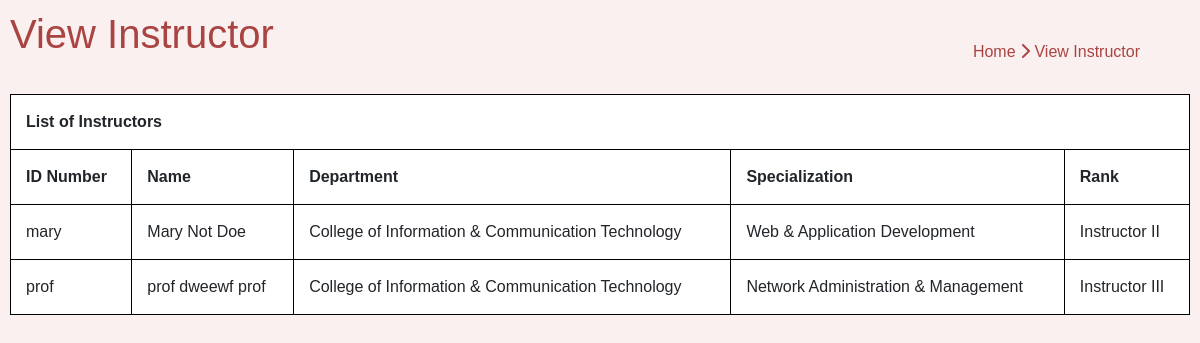
The app's page /UI/ListOfInstructor.php (signed in) with its own data.
### tables this page shows
CREATE TABLE IF NOT EXISTS `account` (
  `accountID` int(5) UNSIGNED NOT NULL AUTO_INCREMENT,
  `FName` varchar(15) NOT NULL,
  `MName` varchar(15) DEFAULT NULL,
  `LName` varchar(15) NOT NULL,
  `idNum` varchar(10) NOT NULL,
  `dept` int(5) UNSIGNED NOT NULL,
  `rankID` int(5) UNSIGNED NOT NULL,
  `specializationID` int(5) UNSIGNED NOT NULL,
  `pw` varchar(20) NOT NULL,
  `accessLevel` varchar(7) NOT NULL,
  `secretQuestion` varchar(100) NOT NULL,
  `answer` varchar(50) NOT NULL,
  PRIMARY KEY (`accountID`),
  UNIQUE KEY `idNum` (`idNum`),
  UNIQUE KEY `idNum_2` (`idNum`),
  UNIQUE KEY `idNum_3` (`idNum`)
);

CREATE TABLE IF NOT EXISTS `department` (
  `deptID` int(5) UNSIGNED NOT NULL AUTO_INCREMENT,
  `deptCode` varchar(10) NOT NULL,
  `deptName` varchar(50) NOT NULL,
  PRIMARY KEY (`deptID`)
);

CREATE TABLE IF NOT EXISTS `specialization` (
  `specializationID` int(5) UNSIGNED NOT NULL AUTO_INCREMENT,
  `specName` varchar(50) NOT NULL,
  PRIMARY KEY (`specializationID`)
);

CREATE TABLE IF NOT EXISTS `rnk` (
  `rankID` int(5) UNSIGNED NOT NULL AUTO_INCREMENT,
  `rankName` varchar(25) NOT NULL,
  PRIMARY KEY (`rankID`)
);

### UI/ListOfInstructor.php (the view, shortened to what this page needs)
<!DOCTYPE html>
<html>
    <head>
        <link rel="stylesheet" href="https://stackpath.bootstrapcdn.com/bootstrap/4.1.3/css/bootstrap.min.css">
        <link rel="stylesheet" href="Listofinstructor.css">
    </head>
    <body>
            <h1 class="textcolor" colspan="3"> View Instructor </h1>
            <div class="btncontainer">
                <a class="navtop" href="menu.php"> Home <i class="fas fa-chevron-right"></i> </a>
                <a class="navtop" href="ListOfInstructor.php"> View Instructor </a>
            </div>
            <table>
                <tr>
                    <th colspan="5"> List of Instructors </th>
                </tr>
                <tr>
                    <th> ID  Number</th>
                    <th> Name </th>
                    <th> Department </th>
                    <th> Specialization </th>
                    <th> Rank </th>
                </tr>
               <?php
                $pdo=Database::connect();
                $pdo->setAttribute(PDO::ATTR_ERRMODE, PDO::ERRMODE_EXCEPTION);
                $sql = $pdo->prepare('SELECT account.idNum, account.FName, account.MName, account.LName, department.deptName, specialization.specName, rnk.rankName FROM account, department, specialization, rnk where accessLevel = "prof" and department.deptID = account.dept and specialization.specializationID = account.specializationID and rnk.rankID = account.rankID order by account.FName');
                $sql->execute();
                $result = $sql->fetchAll(PDO::FETCH_ASSOC);
                foreach($result as $id => $data) : ?>
                    <tr>
                        <td><?php echo $data['idNum'] ?></td>
                        <td><?php echo $data['FName']." ". $data['MName']." ".$data['LName']?></td>
                        <td><?php echo $data['deptName'] ?></td>
                        <td><?php echo $data['specName'] ?></td>
                        <td><?php echo $data['rankName'] ?></td>
                    </tr>
                <?php endforeach; ?>
            </table>
    </body>
</html>

### UI/listofinstructor.css (style rules this page uses)
body { background-color: #fbf0f0; padding: 10px; font-family: Arial, Helvetica, sans-serif; }
.btncontainer { float: right; padding-top: 30px; padding-right: 50px; padding-bottom: 30px; }
.navtop { text-decoration: none; color: #A94442; }
h1 { float: left; color: #A94442; }
table, tr { border-collapse: collapse; border: 1px solid black; width: 100%; background-color: white; padding: 15px; }
th, td { border: 1px solid black; padding: 15px; }

### records on screen
account: idNum "mary", FName "Mary", MName "Not", LName "Doe", department.deptName "College of Information & Communication Technology", specializationID.specName "Web & Application Development", rankID.rankName "Instructor II"
account: idNum "prof", FName "prof", MName "dweewf", LName "prof", department.deptName "College of Information & Communication Technology", specializationID.specName "Network Administration & Management", rankID.rankName "Instructor III"
